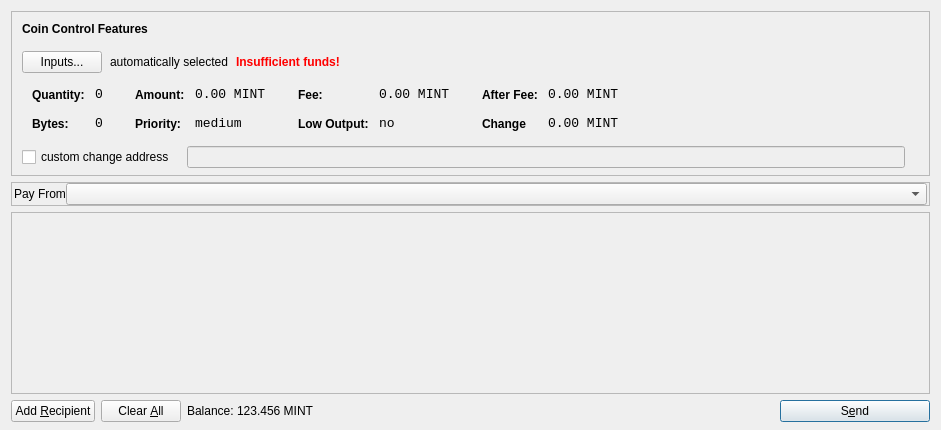
<?xml version="1.0" encoding="UTF-8"?>
<ui version="4.0">
 <class>SendCoinsDialog</class>
 <widget class="QDialog" name="SendCoinsDialog">
  <property name="geometry">
   <rect>
    <x>0</x>
    <y>0</y>
    <width>941</width>
    <height>430</height>
   </rect>
  </property>
  <property name="windowTitle">
   <string>Send Coins</string>
  </property>
  <layout class="QVBoxLayout" name="verticalLayout" stretch="0,0,1,0">
   <property name="bottomMargin">
    <number>8</number>
   </property>
   <item>
    <widget class="QFrame" name="frameCoinControl">
     <property name="sizePolicy">
      <sizepolicy hsizetype="Expanding" vsizetype="Expanding">
       <horstretch>0</horstretch>
       <verstretch>0</verstretch>
      </sizepolicy>
     </property>
     <property name="maximumSize">
      <size>
       <width>16777215</width>
       <height>16777215</height>
      </size>
     </property>
     <property name="frameShape">
      <enum>QFrame::StyledPanel</enum>
     </property>
     <property name="frameShadow">
      <enum>QFrame::Sunken</enum>
     </property>
     <layout class="QVBoxLayout" name="verticalLayoutCoinControl2">
      <property name="spacing">
       <number>6</number>
      </property>
      <property name="leftMargin">
       <number>0</number>
      </property>
      <property name="topMargin">
       <number>0</number>
      </property>
      <property name="rightMargin">
       <number>0</number>
      </property>
      <property name="bottomMargin">
       <number>6</number>
      </property>
      <item>
       <layout class="QVBoxLayout" name="verticalLayoutCoinControl" stretch="0,0,0,0,1">
        <property name="spacing">
         <number>0</number>
        </property>
        <property name="leftMargin">
         <number>10</number>
        </property>
        <property name="topMargin">
         <number>10</number>
        </property>
        <item>
         <layout class="QHBoxLayout" name="horizontalLayoutCoinControl1">
          <property name="bottomMargin">
           <number>15</number>
          </property>
          <item>
           <widget class="QLabel" name="labelCoinControlFeatures">
            <property name="sizePolicy">
             <sizepolicy hsizetype="Preferred" vsizetype="Maximum">
              <horstretch>0</horstretch>
              <verstretch>0</verstretch>
             </sizepolicy>
            </property>
            <property name="font">
             <font>
              <weight>75</weight>
              <bold>true</bold>
             </font>
            </property>
            <property name="styleSheet">
             <string notr="true">font-weight:bold;</string>
            </property>
            <property name="text">
             <string>Coin Control Features</string>
            </property>
           </widget>
          </item>
         </layout>
        </item>
        <item>
         <layout class="QHBoxLayout" name="horizontalLayoutCoinControl2" stretch="0,0,0,0">
          <property name="spacing">
           <number>8</number>
          </property>
          <property name="bottomMargin">
           <number>10</number>
          </property>
          <item>
           <widget class="QPushButton" name="pushButtonCoinControl">
            <property name="styleSheet">
             <string notr="true"/>
            </property>
            <property name="text">
             <string>Inputs...</string>
            </property>
           </widget>
          </item>
          <item>
           <widget class="QLabel" name="labelCoinControlAutomaticallySelected">
            <property name="text">
             <string>automatically selected</string>
            </property>
            <property name="margin">
             <number>5</number>
            </property>
           </widget>
          </item>
          <item>
           <widget class="QLabel" name="labelCoinControlInsuffFunds">
            <property name="font">
             <font>
              <weight>75</weight>
              <bold>true</bold>
             </font>
            </property>
            <property name="styleSheet">
             <string notr="true">color:red;font-weight:bold;</string>
            </property>
            <property name="text">
             <string>Insufficient funds!</string>
            </property>
            <property name="margin">
             <number>5</number>
            </property>
           </widget>
          </item>
          <item>
           <spacer name="horizontalSpacerCoinControl">
            <property name="orientation">
             <enum>Qt::Horizontal</enum>
            </property>
            <property name="sizeHint" stdset="0">
             <size>
              <width>40</width>
              <height>1</height>
             </size>
            </property>
           </spacer>
          </item>
         </layout>
        </item>
        <item>
         <widget class="QWidget" name="widgetCoinControl" native="true">
          <property name="sizePolicy">
           <sizepolicy hsizetype="Preferred" vsizetype="Preferred">
            <horstretch>0</horstretch>
            <verstretch>0</verstretch>
           </sizepolicy>
          </property>
          <property name="minimumSize">
           <size>
            <width>0</width>
            <height>0</height>
           </size>
          </property>
          <property name="styleSheet">
           <string notr="true"/>
          </property>
          <layout class="QHBoxLayout" name="horizontalLayoutCoinControl5">
           <property name="leftMargin">
            <number>0</number>
           </property>
           <property name="topMargin">
            <number>0</number>
           </property>
           <property name="rightMargin">
            <number>0</number>
           </property>
           <property name="bottomMargin">
            <number>0</number>
           </property>
           <item>
            <layout class="QHBoxLayout" name="horizontalLayoutCoinControl3" stretch="0,0,0,1">
             <property name="spacing">
              <number>20</number>
             </property>
             <property name="topMargin">
              <number>0</number>
             </property>
             <property name="bottomMargin">
              <number>10</number>
             </property>
             <item>
              <layout class="QFormLayout" name="formLayoutCoinControl1">
               <property name="horizontalSpacing">
                <number>10</number>
               </property>
               <property name="verticalSpacing">
                <number>14</number>
               </property>
               <property name="leftMargin">
                <number>10</number>
               </property>
               <property name="topMargin">
                <number>4</number>
               </property>
               <property name="rightMargin">
                <number>6</number>
               </property>
               <item row="0" column="0">
                <widget class="QLabel" name="labelCoinControlQuantityText">
                 <property name="styleSheet">
                  <string notr="true">font-weight:bold;</string>
                 </property>
                 <property name="text">
                  <string>Quantity:</string>
                 </property>
                 <property name="margin">
                  <number>0</number>
                 </property>
                </widget>
               </item>
               <item row="0" column="1">
                <widget class="QLabel" name="labelCoinControlQuantity">
                 <property name="font">
                  <font>
                   <family>Monospace</family>
                   <pointsize>10</pointsize>
                  </font>
                 </property>
                 <property name="cursor">
                  <cursorShape>IBeamCursor</cursorShape>
                 </property>
                 <property name="contextMenuPolicy">
                  <enum>Qt::ActionsContextMenu</enum>
                 </property>
                 <property name="text">
                  <string>0</string>
                 </property>
                 <property name="margin">
                  <number>0</number>
                 </property>
                 <property name="textInteractionFlags">
                  <set>Qt::LinksAccessibleByMouse|Qt::TextSelectableByKeyboard|Qt::TextSelectableByMouse</set>
                 </property>
                </widget>
               </item>
               <item row="1" column="0">
                <widget class="QLabel" name="labelCoinControlBytesText">
                 <property name="styleSheet">
                  <string notr="true">font-weight:bold;</string>
                 </property>
                 <property name="text">
                  <string>Bytes:</string>
                 </property>
                </widget>
               </item>
               <item row="1" column="1">
                <widget class="QLabel" name="labelCoinControlBytes">
                 <property name="font">
                  <font>
                   <family>Monospace</family>
                   <pointsize>10</pointsize>
                  </font>
                 </property>
                 <property name="cursor">
                  <cursorShape>IBeamCursor</cursorShape>
                 </property>
                 <property name="contextMenuPolicy">
                  <enum>Qt::ActionsContextMenu</enum>
                 </property>
                 <property name="text">
                  <string>0</string>
                 </property>
                 <property name="textInteractionFlags">
                  <set>Qt::LinksAccessibleByMouse|Qt::TextSelectableByKeyboard|Qt::TextSelectableByMouse</set>
                 </property>
                </widget>
               </item>
              </layout>
             </item>
             <item>
              <layout class="QFormLayout" name="formLayoutCoinControl2">
               <property name="horizontalSpacing">
                <number>10</number>
               </property>
               <property name="verticalSpacing">
                <number>14</number>
               </property>
               <property name="leftMargin">
                <number>6</number>
               </property>
               <property name="topMargin">
                <number>4</number>
               </property>
               <property name="rightMargin">
                <number>6</number>
               </property>
               <item row="0" column="0">
                <widget class="QLabel" name="labelCoinControlAmountText">
                 <property name="styleSheet">
                  <string notr="true">font-weight:bold;</string>
                 </property>
                 <property name="text">
                  <string>Amount:</string>
                 </property>
                 <property name="margin">
                  <number>0</number>
                 </property>
                </widget>
               </item>
               <item row="0" column="1">
                <widget class="QLabel" name="labelCoinControlAmount">
                 <property name="font">
                  <font>
                   <family>Monospace</family>
                   <pointsize>10</pointsize>
                  </font>
                 </property>
                 <property name="cursor">
                  <cursorShape>IBeamCursor</cursorShape>
                 </property>
                 <property name="contextMenuPolicy">
                  <enum>Qt::ActionsContextMenu</enum>
                 </property>
                 <property name="text">
                  <string>0.00 MINT</string>
                 </property>
                 <property name="textInteractionFlags">
                  <set>Qt::LinksAccessibleByMouse|Qt::TextSelectableByKeyboard|Qt::TextSelectableByMouse</set>
                 </property>
                </widget>
               </item>
               <item row="1" column="0">
                <widget class="QLabel" name="labelCoinControlPriorityText">
                 <property name="styleSheet">
                  <string notr="true">font-weight:bold;</string>
                 </property>
                 <property name="text">
                  <string>Priority:</string>
                 </property>
                </widget>
               </item>
               <item row="1" column="1">
                <widget class="QLabel" name="labelCoinControlPriority">
                 <property name="font">
                  <font>
                   <family>Monospace</family>
                   <pointsize>10</pointsize>
                  </font>
                 </property>
                 <property name="cursor">
                  <cursorShape>IBeamCursor</cursorShape>
                 </property>
                 <property name="contextMenuPolicy">
                  <enum>Qt::ActionsContextMenu</enum>
                 </property>
                 <property name="text">
                  <string>medium</string>
                 </property>
                 <property name="textInteractionFlags">
                  <set>Qt::LinksAccessibleByMouse|Qt::TextSelectableByKeyboard|Qt::TextSelectableByMouse</set>
                 </property>
                </widget>
               </item>
              </layout>
             </item>
             <item>
              <layout class="QFormLayout" name="formLayoutCoinControl3">
               <property name="horizontalSpacing">
                <number>10</number>
               </property>
               <property name="verticalSpacing">
                <number>14</number>
               </property>
               <property name="leftMargin">
                <number>6</number>
               </property>
               <property name="topMargin">
                <number>4</number>
               </property>
               <property name="rightMargin">
                <number>6</number>
               </property>
               <item row="0" column="0">
                <widget class="QLabel" name="labelCoinControlFeeText">
                 <property name="styleSheet">
                  <string notr="true">font-weight:bold;</string>
                 </property>
                 <property name="text">
                  <string>Fee:</string>
                 </property>
                 <property name="margin">
                  <number>0</number>
                 </property>
                </widget>
               </item>
               <item row="0" column="1">
                <widget class="QLabel" name="labelCoinControlFee">
                 <property name="font">
                  <font>
                   <family>Monospace</family>
                   <pointsize>10</pointsize>
                  </font>
                 </property>
                 <property name="cursor">
                  <cursorShape>IBeamCursor</cursorShape>
                 </property>
                 <property name="contextMenuPolicy">
                  <enum>Qt::ActionsContextMenu</enum>
                 </property>
                 <property name="text">
                  <string>0.00 MINT</string>
                 </property>
                 <property name="textInteractionFlags">
                  <set>Qt::LinksAccessibleByMouse|Qt::TextSelectableByKeyboard|Qt::TextSelectableByMouse</set>
                 </property>
                </widget>
               </item>
               <item row="1" column="0">
                <widget class="QLabel" name="labelCoinControlLowOutputText">
                 <property name="styleSheet">
                  <string notr="true">font-weight:bold;</string>
                 </property>
                 <property name="text">
                  <string>Low Output:</string>
                 </property>
                </widget>
               </item>
               <item row="1" column="1">
                <widget class="QLabel" name="labelCoinControlLowOutput">
                 <property name="font">
                  <font>
                   <family>Monospace</family>
                   <pointsize>10</pointsize>
                  </font>
                 </property>
                 <property name="cursor">
                  <cursorShape>IBeamCursor</cursorShape>
                 </property>
                 <property name="contextMenuPolicy">
                  <enum>Qt::ActionsContextMenu</enum>
                 </property>
                 <property name="text">
                  <string>no</string>
                 </property>
                 <property name="textInteractionFlags">
                  <set>Qt::LinksAccessibleByMouse|Qt::TextSelectableByKeyboard|Qt::TextSelectableByMouse</set>
                 </property>
                </widget>
               </item>
              </layout>
             </item>
             <item>
              <layout class="QFormLayout" name="formLayoutCoinControl4">
               <property name="horizontalSpacing">
                <number>10</number>
               </property>
               <property name="verticalSpacing">
                <number>14</number>
               </property>
               <property name="leftMargin">
                <number>6</number>
               </property>
               <property name="topMargin">
                <number>4</number>
               </property>
               <property name="rightMargin">
                <number>6</number>
               </property>
               <item row="0" column="0">
                <widget class="QLabel" name="labelCoinControlAfterFeeText">
                 <property name="styleSheet">
                  <string notr="true">font-weight:bold;</string>
                 </property>
                 <property name="text">
                  <string>After Fee:</string>
                 </property>
                 <property name="margin">
                  <number>0</number>
                 </property>
                </widget>
               </item>
               <item row="0" column="1">
                <widget class="QLabel" name="labelCoinControlAfterFee">
                 <property name="font">
                  <font>
                   <family>Monospace</family>
                   <pointsize>10</pointsize>
                  </font>
                 </property>
                 <property name="cursor">
                  <cursorShape>IBeamCursor</cursorShape>
                 </property>
                 <property name="contextMenuPolicy">
                  <enum>Qt::ActionsContextMenu</enum>
                 </property>
                 <property name="text">
                  <string>0.00 MINT</string>
                 </property>
                 <property name="textInteractionFlags">
                  <set>Qt::LinksAccessibleByMouse|Qt::TextSelectableByKeyboard|Qt::TextSelectableByMouse</set>
                 </property>
                </widget>
               </item>
               <item row="1" column="0">
                <widget class="QLabel" name="labelCoinControlChangeText">
                 <property name="styleSheet">
                  <string notr="true">font-weight:bold;</string>
                 </property>
                 <property name="text">
                  <string>Change</string>
                 </property>
                </widget>
               </item>
               <item row="1" column="1">
                <widget class="QLabel" name="labelCoinControlChange">
                 <property name="font">
                  <font>
                   <family>Monospace</family>
                   <pointsize>10</pointsize>
                  </font>
                 </property>
                 <property name="cursor">
                  <cursorShape>IBeamCursor</cursorShape>
                 </property>
                 <property name="contextMenuPolicy">
                  <enum>Qt::ActionsContextMenu</enum>
                 </property>
                 <property name="text">
                  <string>0.00 MINT</string>
                 </property>
                 <property name="textInteractionFlags">
                  <set>Qt::LinksAccessibleByMouse|Qt::TextSelectableByKeyboard|Qt::TextSelectableByMouse</set>
                 </property>
                </widget>
               </item>
              </layout>
             </item>
            </layout>
           </item>
          </layout>
         </widget>
        </item>
        <item>
         <layout class="QHBoxLayout" name="horizontalLayoutCoinControl4" stretch="0,0,0">
          <property name="spacing">
           <number>12</number>
          </property>
          <property name="sizeConstraint">
           <enum>QLayout::SetDefaultConstraint</enum>
          </property>
          <property name="topMargin">
           <number>5</number>
          </property>
          <property name="rightMargin">
           <number>5</number>
          </property>
          <item>
           <widget class="QCheckBox" name="checkBoxCoinControlChange">
            <property name="text">
             <string>custom change address</string>
            </property>
           </widget>
          </item>
          <item>
           <widget class="QLineEdit" name="lineEditCoinControlChange">
            <property name="enabled">
             <bool>false</bool>
            </property>
            <property name="sizePolicy">
             <sizepolicy hsizetype="Expanding" vsizetype="Fixed">
              <horstretch>0</horstretch>
              <verstretch>0</verstretch>
             </sizepolicy>
            </property>
           </widget>
          </item>
          <item>
           <widget class="QLabel" name="labelCoinControlChangeLabel">
            <property name="sizePolicy">
             <sizepolicy hsizetype="Preferred" vsizetype="Expanding">
              <horstretch>0</horstretch>
              <verstretch>0</verstretch>
             </sizepolicy>
            </property>
            <property name="minimumSize">
             <size>
              <width>0</width>
              <height>0</height>
             </size>
            </property>
            <property name="text">
             <string/>
            </property>
            <property name="margin">
             <number>3</number>
            </property>
           </widget>
          </item>
         </layout>
        </item>
        <item>
         <spacer name="verticalSpacerCoinControl">
          <property name="orientation">
           <enum>Qt::Vertical</enum>
          </property>
          <property name="sizeHint" stdset="0">
           <size>
            <width>800</width>
            <height>1</height>
           </size>
          </property>
         </spacer>
        </item>
       </layout>
      </item>
     </layout>
    </widget>
   </item>
   <item>
    <widget class="QFrame" name="payFromFrame">
     <property name="sizePolicy">
      <sizepolicy hsizetype="Expanding" vsizetype="Preferred">
       <horstretch>0</horstretch>
       <verstretch>0</verstretch>
      </sizepolicy>
     </property>
     <property name="frameShape">
      <enum>QFrame::StyledPanel</enum>
     </property>
     <property name="frameShadow">
      <enum>QFrame::Sunken</enum>
     </property>
     <layout class="QHBoxLayout" name="horizontalLayout_7">
      <property name="leftMargin">
       <number>2</number>
      </property>
      <property name="topMargin">
       <number>0</number>
      </property>
      <property name="rightMargin">
       <number>2</number>
      </property>
      <property name="bottomMargin">
       <number>0</number>
      </property>
      <item>
       <layout class="QHBoxLayout" name="horizontalLayout_5" stretch="0,1">
        <property name="spacing">
         <number>0</number>
        </property>
        <item>
         <widget class="QLabel" name="label_3">
          <property name="text">
           <string>Pay From</string>
          </property>
         </widget>
        </item>
        <item>
         <widget class="QComboBox" name="payFrom">
          <property name="sizePolicy">
           <sizepolicy hsizetype="Expanding" vsizetype="Fixed">
            <horstretch>0</horstretch>
            <verstretch>0</verstretch>
           </sizepolicy>
          </property>
         </widget>
        </item>
       </layout>
      </item>
     </layout>
    </widget>
   </item>
   <item>
    <widget class="QScrollArea" name="scrollArea">
     <property name="widgetResizable">
      <bool>true</bool>
     </property>
     <widget class="QWidget" name="scrollAreaWidgetContents">
      <property name="geometry">
       <rect>
        <x>0</x>
        <y>0</y>
        <width>921</width>
        <height>114</height>
       </rect>
      </property>
      <layout class="QVBoxLayout" name="verticalLayout_2">
       <property name="leftMargin">
        <number>0</number>
       </property>
       <property name="topMargin">
        <number>0</number>
       </property>
       <property name="rightMargin">
        <number>0</number>
       </property>
       <property name="bottomMargin">
        <number>0</number>
       </property>
       <item>
        <layout class="QVBoxLayout" name="entries">
         <property name="spacing">
          <number>6</number>
         </property>
        </layout>
       </item>
       <item>
        <spacer name="verticalSpacer">
         <property name="orientation">
          <enum>Qt::Vertical</enum>
         </property>
         <property name="sizeHint" stdset="0">
          <size>
           <width>20</width>
           <height>40</height>
          </size>
         </property>
        </spacer>
       </item>
      </layout>
     </widget>
    </widget>
   </item>
   <item>
    <layout class="QHBoxLayout" name="horizontalLayout">
     <item>
      <widget class="QPushButton" name="addButton">
       <property name="toolTip">
        <string>Send to multiple recipients at once</string>
       </property>
       <property name="text">
        <string>Add &amp;Recipient</string>
       </property>
       <property name="icon">
        <iconset resource="../bitcoin.qrc">
         <normaloff>:/icons/add</normaloff>:/icons/add</iconset>
       </property>
       <property name="autoDefault">
        <bool>false</bool>
       </property>
      </widget>
     </item>
     <item>
      <widget class="QPushButton" name="clearButton">
       <property name="sizePolicy">
        <sizepolicy hsizetype="Minimum" vsizetype="Fixed">
         <horstretch>0</horstretch>
         <verstretch>0</verstretch>
        </sizepolicy>
       </property>
       <property name="toolTip">
        <string>Remove all transaction fields</string>
       </property>
       <property name="text">
        <string>Clear &amp;All</string>
       </property>
       <property name="icon">
        <iconset resource="../bitcoin.qrc">
         <normaloff>:/icons/remove</normaloff>:/icons/remove</iconset>
       </property>
       <property name="autoRepeatDelay">
        <number>300</number>
       </property>
       <property name="autoDefault">
        <bool>false</bool>
       </property>
      </widget>
     </item>
     <item>
      <layout class="QHBoxLayout" name="horizontalLayout_2">
       <property name="spacing">
        <number>3</number>
       </property>
       <item>
        <widget class="QLabel" name="label">
         <property name="sizePolicy">
          <sizepolicy hsizetype="Preferred" vsizetype="Fixed">
           <horstretch>0</horstretch>
           <verstretch>0</verstretch>
          </sizepolicy>
         </property>
         <property name="text">
          <string>Balance:</string>
         </property>
        </widget>
       </item>
       <item>
        <widget class="QLabel" name="labelBalance">
         <property name="sizePolicy">
          <sizepolicy hsizetype="Preferred" vsizetype="Fixed">
           <horstretch>0</horstretch>
           <verstretch>0</verstretch>
          </sizepolicy>
         </property>
         <property name="cursor">
          <cursorShape>IBeamCursor</cursorShape>
         </property>
         <property name="text">
          <string>123.456 MINT</string>
         </property>
         <property name="textInteractionFlags">
          <set>Qt::LinksAccessibleByMouse|Qt::TextSelectableByKeyboard|Qt::TextSelectableByMouse</set>
         </property>
        </widget>
       </item>
      </layout>
     </item>
     <item>
      <spacer name="horizontalSpacer">
       <property name="orientation">
        <enum>Qt::Horizontal</enum>
       </property>
       <property name="sizeHint" stdset="0">
        <size>
         <width>40</width>
         <height>20</height>
        </size>
       </property>
      </spacer>
     </item>
     <item>
      <spacer name="horizontalSpacer_2">
       <property name="orientation">
        <enum>Qt::Horizontal</enum>
       </property>
       <property name="sizeHint" stdset="0">
        <size>
         <width>40</width>
         <height>20</height>
        </size>
       </property>
      </spacer>
     </item>
     <item>
      <widget class="QPushButton" name="sendButton">
       <property name="minimumSize">
        <size>
         <width>150</width>
         <height>0</height>
        </size>
       </property>
       <property name="toolTip">
        <string>Confirm the send action</string>
       </property>
       <property name="text">
        <string>S&amp;end</string>
       </property>
       <property name="icon">
        <iconset resource="../bitcoin.qrc">
         <normaloff>:/icons/send</normaloff>:/icons/send</iconset>
       </property>
       <property name="default">
        <bool>true</bool>
       </property>
      </widget>
     </item>
    </layout>
   </item>
  </layout>
 </widget>
 <resources>
  <include location="../bitcoin.qrc"/>
 </resources>
 <connections/>
</ui>
